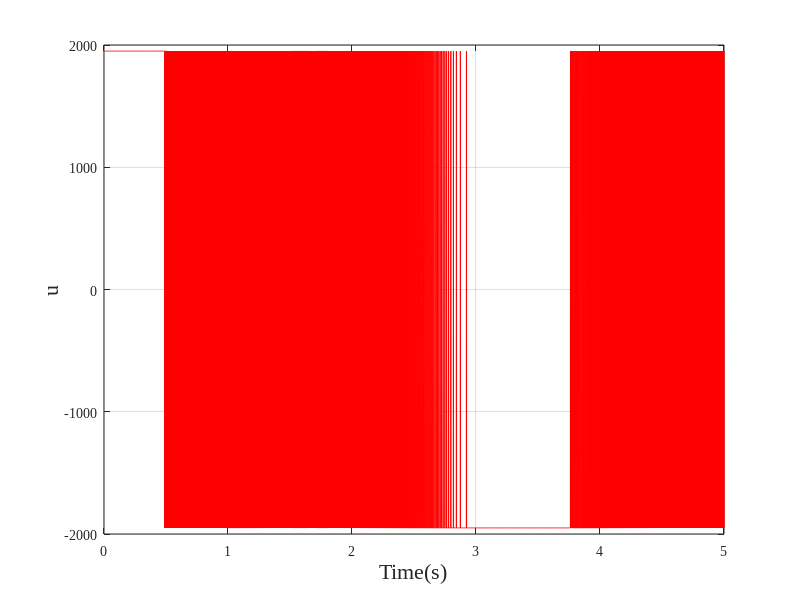

Write the MATLAB code that produced this figure. (Note: this script raises an error after producing the figure.)
%%%%%%%%%%%%%%%%%%%%%%%%%%%%%%%%%%%%%%%%%%%%%%%%%%%%%%%%%%%%%%%%%%%%%%%%%%%

%Due to the existence of random terms, the system may get out of control 
%and it may be necessary to try several times
%Torque limited to [-2000, 2000]


% Parameter initialization
dt = 0.001;       % Simulation time step
t_end = 5;        % Simulation end time
t = 0:dt:t_end;   % Time vector
n = 0;
Da = 2;
Dt = 0.5;

% RBF (Radial Basis Function) network parameters
c_a = 100;
HidLayNuma = 5;          % Number of hidden-layer neurons
OutLayNum = 1;           % Number of output-layer neurons
gamma_a = 80000;         % Learning rate (adaptation gain)
eta_a = 1950;            % Switching gain
c_i_a = 8*[-2 -1  0  1  1
           -2 -1  0  1  1]; % RBF centers
b_i_a = 0.1;             % RBF width
hat_W1_a = 0.08*ones(HidLayNuma, OutLayNum); % Initial NN weights

x = [0; 0];
xr_a  = @(t) 10 + (t > 2) * 4*sin(t*pi);     % Reference position
dxr_a = @(t)      (t > 2) * 4*pi*cos(t*pi);  % Reference velocity

% Definitions of nonlinear dynamics and input gain
f = @(x, t) ((t <= 1) * (-2*x(1) - cos(t)*x(2)*x(2)*x(2)) + ...
            (t > 1)  * 2200*(cos(t)*cos(t)*x(1) + 2*sin(t)*cos(t))); % Nonlinear term f(x,t)
g = @(x) 1 + x(1);                                                % Input gain g(x)
U = @(x,t) 0.5*sin(t)*x(1) + 0.6*cos(t)*x(2);                     % Additional known term
integral_error = 0;

% ====== 2) Pre-generate random variables for each 1-second interval (uniform in [-1,1]) ======
N  = floor(t_end) + 2;    % Number of intervals (one extra to avoid out-of-bound indexing)
U1 = 2*rand(N,1) - 1;     % Random term for disturbance component
U2 = 2*rand(N,1) - 1;     % Random term for disturbance component
U3 = 2*rand(N,1) - 1;     % Random term for disturbance component

% ====== 3) Utility function: given t, return the random value of the current 1-second interval (piecewise constant) ======
stepRand = @(t,U) U( min(floor(t)+1, numel(U)) );

d4 = @(x,t) -100*sin(t)*cos(t) + 100*stepRand(t,U1)*x(2) + ...
            50*stepRand(t,U2)*x(1) + 20*stepRand(t,U3); % Persistent disturbance

% Main simulation loop
tic  % Start timing
for k = 1:length(t)

    %%%%%%%%%%%% Disturbance %%%%%%%%%%%%%%%%%
    d = d4(x, t(k));   % Persistent disturbance

    e  = xr_a(t(k))  - x(1);
    de = dxr_a(t(k)) - x(2);
    s_a = c_a*e + de;  % Sliding surface

    % Compute RBF activations
    for j = 1:HidLayNuma
        h1a(j,:) = exp( -norm([x(1); x(2)] - c_i_a(:,j))^2/(2*b_i_a^2) );
    end

    % NN estimation and weight update
    hat_fx1_a = hat_W1_a' * h1a;
    hat_W1_a  = hat_W1_a + dt * (gamma_a * s_a(1) * h1a);

    % Control law
    u = eta_a * sign(s_a) + hat_fx1_a;

    % System dynamics
    dx1 = x(2);
    dx2 = f(x, t(k)) + g(x) * u + d + U(x, t(k));

    % Update states using the Euler method
    x(1) = x(1) + dx1 * dt;
    x(2) = x(2) + dx2 * dt;

    % Store trajectories
    x_trajectory_NNSMC(:, k) = x;
    control_input_NNSMC(k)  = u;
    x_error_NNSMC(k)        = e;
    x_derror_NNSMC(k)       = de;

end

elapsed_time = toc;  % Stop timing and return elapsed time
fprintf('Total simulation time: %.4f s\n', elapsed_time);

% Plotting
figure;
plot(t, control_input_NNSMC(1, :), 'r');
xlabel('Time(s)', 'FontSize', 16);
ylabel('u', 'FontSize', 16);
grid on;
set(gca, 'FontName', 'Times New Roman');
ax = gca;
ax.FontSize = 16;
hold on;

figure;
plot(t, x_error_NNSMC(1, :), 'r');
xlabel('Time(s)', 'FontSize', 16);
ylabel('Error', 'FontSize', 16);
grid on;
set(gca, 'FontName', 'Times New Roman');
ax = gca;
ax.FontSize = 16;
hold on;

figure;
plot(t, x_trajectory_NNSMC(1, :), 'r');
xlabel('Time(s)', 'FontSize', 16);
ylabel('Position', 'FontSize', 16);
grid on;
set(gca, 'FontName', 'Times New Roman');
ax = gca;
ax.FontSize = 16;
hold on;

function S = skew(v)
% Input: v is a 3×1 vector; Output: S is a 3×3 skew-symmetric matrix
    S = [   0    -v(3)   v(2);
           v(3)   0    -v(1);
          -v(2)  v(1)    0   ];
end
